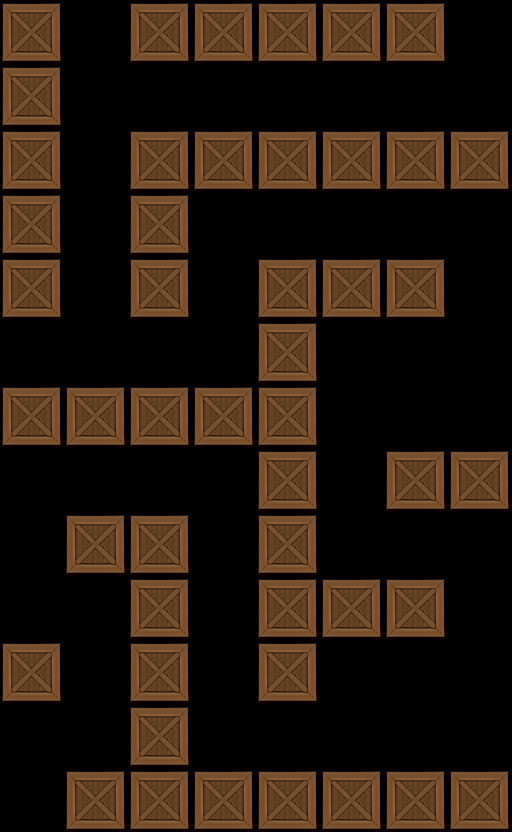

Below is a game level as drawn by its tile map, then a one-line description and the .tmx that defines it (tile-layer data replaced by summaries):
An orthogonal 8x13 tile map with 64x64 px tiles, 1 tile layer (Tile Layer 1).

<map version="1.0" orientation="orthogonal" width="8" height="13" tilewidth="64" tileheight="64">
 <tileset firstgid="1" name="crate" tilewidth="64" tileheight="64">
  <image source="../../crate.png" width="64" height="64" />
 </tileset>
 <layer name="Tile Layer 1" width="8" height="13">
  <data>[104 cells, 48 non-empty, 1 distinct tile ids]</data>
 </layer>
</map>
